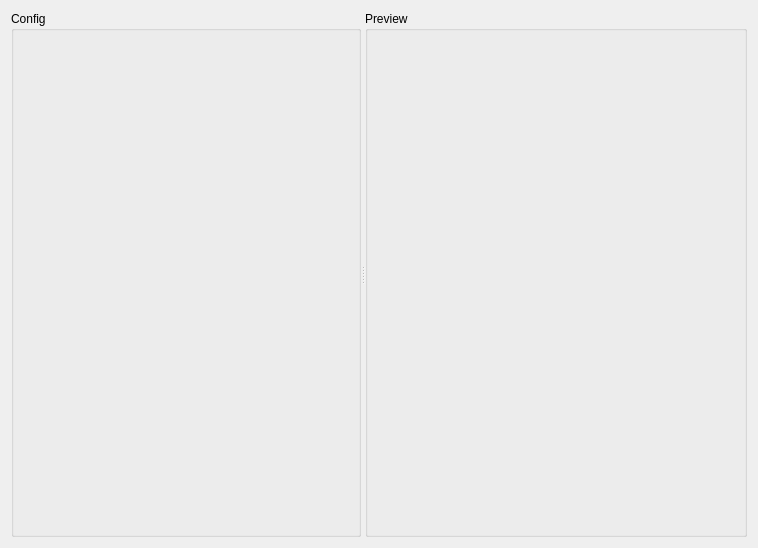
<?xml version="1.0" encoding="UTF-8"?>
<ui version="4.0">
 <class>UseCustomWidgetWindow</class>
 <widget class="QWidget" name="UseCustomWidgetWindow">
  <property name="geometry">
   <rect>
    <x>0</x>
    <y>0</y>
    <width>758</width>
    <height>548</height>
   </rect>
  </property>
  <property name="windowTitle">
   <string>Custom XY Plot Widget</string>
  </property>
  <layout class="QGridLayout" name="gridLayout">
   <item row="0" column="0">
    <widget class="QSplitter" name="splitter">
     <property name="orientation">
      <enum>Qt::Horizontal</enum>
     </property>
     <widget class="QGroupBox" name="groupBox">
      <property name="maximumSize">
       <size>
        <width>350</width>
        <height>16777215</height>
       </size>
      </property>
      <property name="title">
       <string>Config</string>
      </property>
      <layout class="QGridLayout" name="gridLayout_4">
       <item row="0" column="0">
        <layout class="QGridLayout" name="gridLayout_3"/>
       </item>
      </layout>
     </widget>
     <widget class="QGroupBox" name="groupBox_2">
      <property name="title">
       <string>Preview</string>
      </property>
      <layout class="QGridLayout" name="gridLayout_2">
       <item row="0" column="0">
        <layout class="QVBoxLayout" name="previewLayout"/>
       </item>
      </layout>
     </widget>
    </widget>
   </item>
  </layout>
 </widget>
 <resources/>
 <connections/>
</ui>
